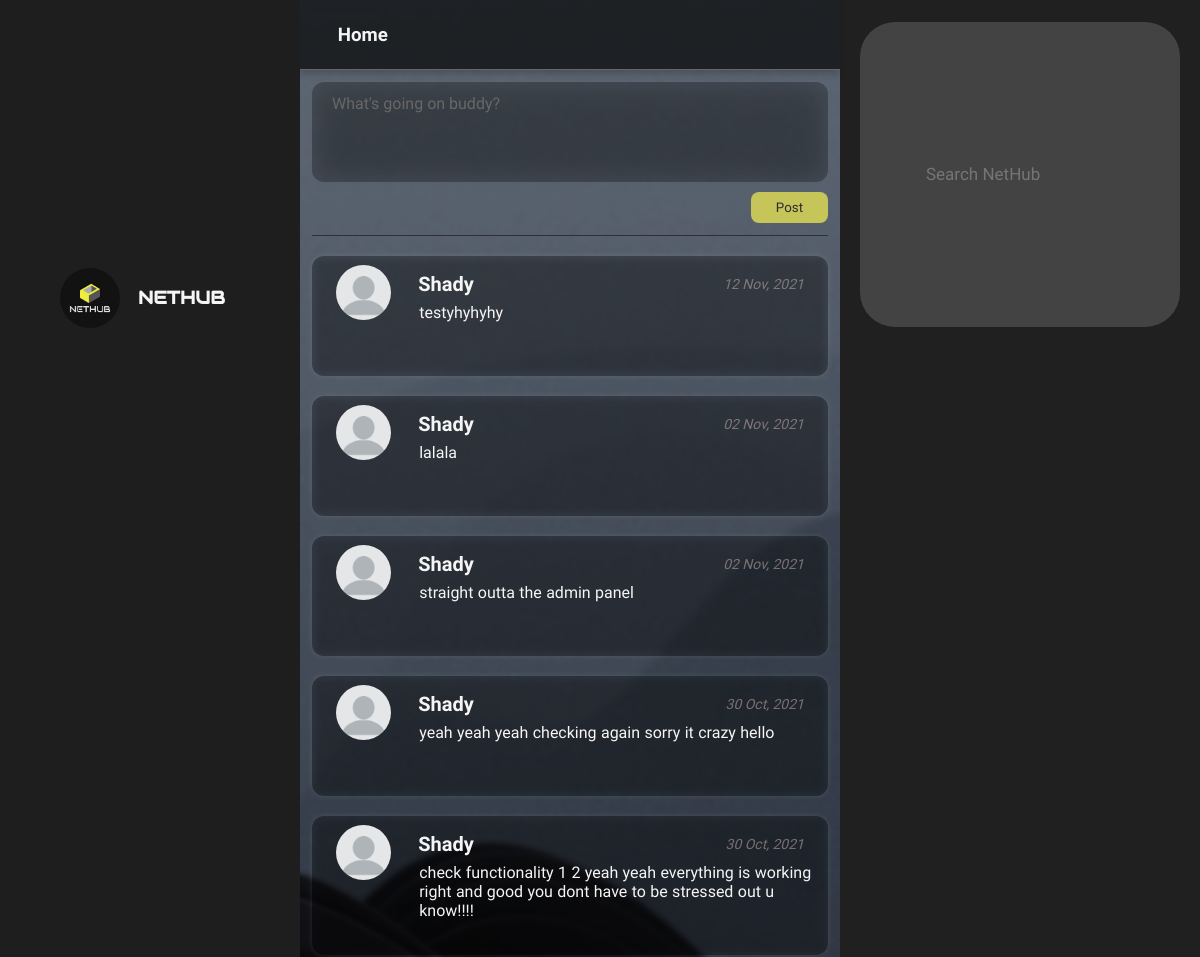
The page /home (signed in, upper part) on the database as committed earlier.
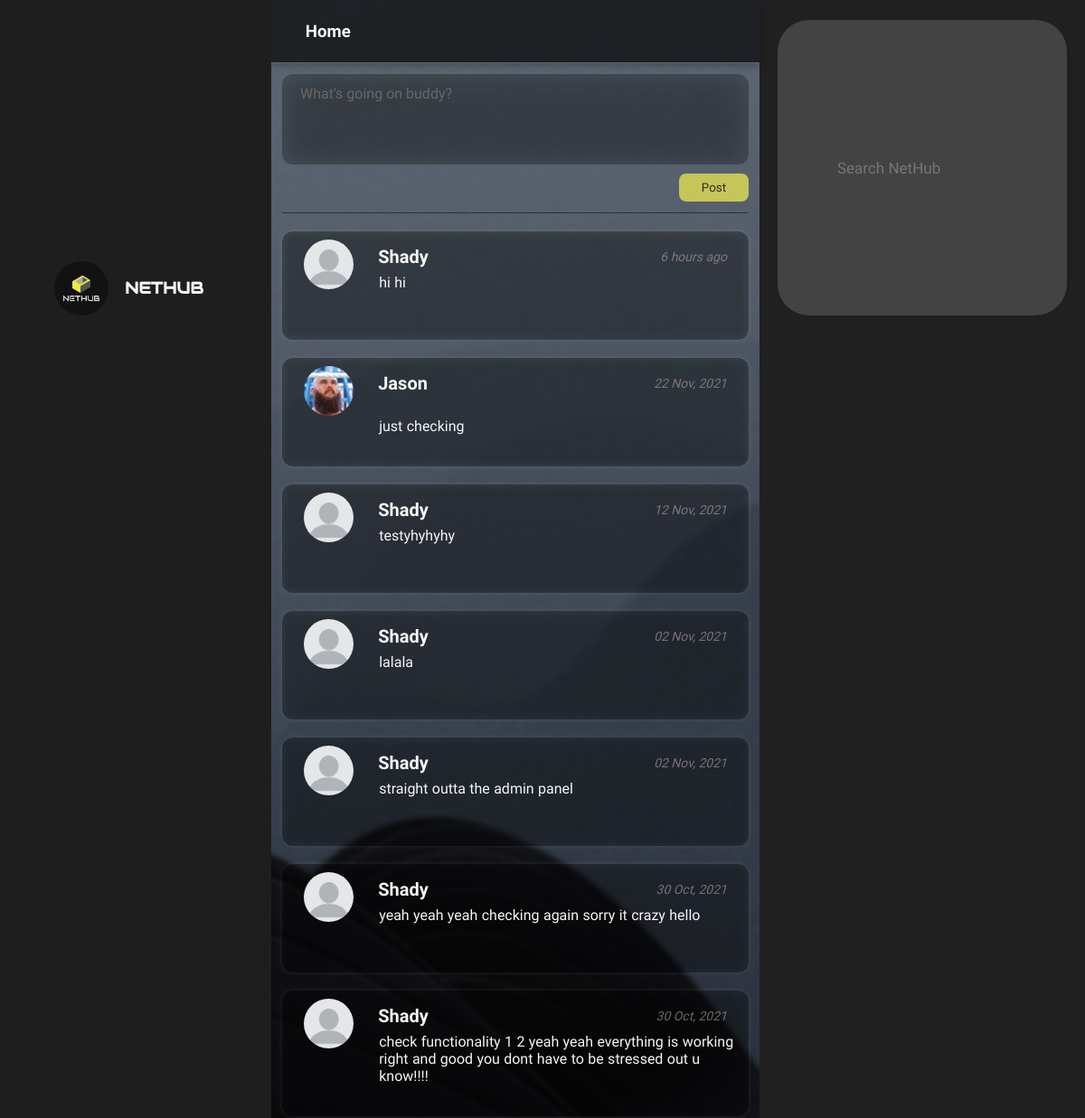
The same page on the database as committed later.
### NetHubApp/models.py (models this page shows, shortened)
class Post(models.Model):
	post_creator = models.ForeignKey(User,on_delete=models.CASCADE,related_name="posts" )
	post_content = models.TextField()
	post_image = models.ImageField(upload_to="post_images/%Y/%m/%d",blank=True,null=True)
	post_date = models.DateTimeField(auto_now_add=True)
	post_likes = models.IntegerField(default=0)
	liked_by = models.ManyToManyField(User,blank=True,related_name= "likes")
	post_comment = models.ManyToManyField(Comment,blank=True, related_name="commented_post")
	Edited = models.BooleanField(default=False)
	def verbose_time_plural(self,num):
		if num > 1:
			return 's'
		else:
			return ''
	def time_format(self):
		now = datetime.datetime.now(datetime.timezone.utc)
		timestamp =self.post_date
		test = timestamp + timezone.timedelta(days=45)
		print(test)
		time_difference = now - timestamp
		if time_difference.days < 1:
			hours = time_difference.seconds * 0.000277778
			minutes = time_difference.seconds * 0.01666668
			seconds = time_difference.seconds
			if hours >= 1:
				return f'{round(hours)} hour{self.verbose_time_plural(round(hours))} ago'
			elif minutes < 60 and minutes >= 1 :
				return f'{round(minutes)} minute{self.verbose_time_plural(round(minutes))} ago'
			else:
				return f'{round(seconds)} second{self.verbose_time_plural(round(seconds))} ago'
		else:
			return self.post_date.strftime("%d %b, %Y")

class User(AbstractUser):
	profile_picture = models.ImageField(upload_to = "user_images/upload",default="user_images/default.png")
	Date_of_Birth = models.DateField(null=True,blank=True)
	about = models.TextField(null=True,blank=True)
	def get_bookmark(self):
		return [b.post.id for b in self.user_bookmark.all()]

### NetHubApp/views.py (the view, shortened to what this page needs)
# urls.py: path("<str:page>", views.index, name="index"),
def index(request,page='home'):
    posts = Post.objects.all()
    page_name =page.replace('_',' ').upper()
    if request.user.is_authenticated:
        allowed_pages = ['home','bookmarks','following_posts']
        if page not in allowed_pages:
            raise Http404
        else:
            if not os.path.exists(request.user.profile_picture.path):
                request.user.profile_picture = 'user_images/default.png'
                request.user.save()
            custom_posts= None
            return render(request, "NetHubApp/index.html",{
                "posts":posts.order_by("-post_date").all(),
                "custom_posts":custom_posts,
                "page":page_name,
                "follow":None
            })

### templates/NetHubApp/index.html (shortened to what this page needs)
{% extends 'NetHubApp/layout.html' %}
{% load static %}
{% block header %} <h3 class='header-title'> {{ page|title }}</h3>{% endblock %}
{% block body %}
    <div class="post-overlay {% if follow is not None or is_profile or custom_posts is not None %}hide-main-home{% endif %}" id="main-home-post-container">
        {% if user.is_authenticated %}
            <div class="new-post-container">
                <form action="{% url 'create_post' %}" method='post'>
                    <div contenteditable="true" placeholder="What's going on buddy?" class="textarea"></div>
                    <input type="submit" class='new-post-btn btn-inactive' value="Post" disabled>
                </form>
            </div>
        {% endif %}
        {% for post in posts %}
            <div class='post-container viewProfilerContainer' data-postId="{{post.id}}">
                <div class='post-image'>
                    <img data-author={{post.post_creator.username}} class='authorProfileImage' src="{{post.post_creator.profile_picture.url}} " alt="">
                </div>
                <div class='post-content'>
                    <div class='post-title'>
                        <span data-author={{post.post_creator.username}} class='post-username authorProfileName'>{{post.post_creator.username|title}}</span> <span class='post-timestamp'>{{post.time_format}}</span>
                    </div>
                    <div data-postId='{{post.id}}' class='post-message'>
                        {{post.post_content | safe}}
                    </div>
                    {% if user.is_authenticated %}
                    <div class='post-info'>
                    </div>
                    {% endif %}
                </div>
            </div>
        {% empty %}
            <h1 class='empty-post'>No posts yet!!!</h1>
            <h4 class='empty-post'>Be the first to make a post</h4>
        {% endfor %}
    </div>
{% endblock %}

### templates/NetHubApp/layout.html (shortened to what this page needs)
{% load static %}
<!DOCTYPE html>
<html lang="en">
<head>
    <link rel='stylesheet' href='https://cdn-uicons.flaticon.com/uicons-regular-rounded/css/uicons-regular-rounded.css'>
    <link rel='stylesheet' href='https://cdn-uicons.flaticon.com/uicons-solid-rounded/css/uicons-solid-rounded.css'>
    <link rel="stylesheet" href="{% static  'NetHubApp/styles.css' %}">
    <link rel="stylesheet" href="//code.jquery.com/ui/1.13.0/themes/base/jquery-ui.css">
    <link rel="stylesheet" href="{% static  'NetHubApp/croppie.css' %}">
</head>
<body>
    <section class='main'>
        <div class='submain'>
            <div class='submain-1'>
                <div class='submain-1-container {% if not user.is_authenticated %} submain-1-container-not-auth{% endif %} '>
                    <div class='submain-1-flex submain-1-logo'>
                        <img src="{% static  'NetHubApp/logo.jpg' %}" alt="">
                        <h3><a href="{% url 'home' %}">Nethub</a></h3>
                    </div>
                </div>
            </div>
            <div class='submain-2'>
                <header>
                    {% block header %} <h3 class='header-title'> Home</h3> {% endblock %}
                </header>
                <div class='body-overlay'>
                    {% block body %}
                    {% endblock %}
                </div>
            </div>
            <div class='submain-3 {% if not user.is_authenticated %} submain-3-not-auth {% endif %}'>
                {% if user.is_authenticated %}
                    <div class="submain-3-search">
                        <form action="" method="">
                            <button type ='submit'></button>
                            <input type="text" placeholder="Search NetHub">
                        </form>
                    </div>
                {% else %}
                    <h1>LET'S GET YOU STARTED</h1>
                {% endif %}
            </div>
        </div>
    </section>
</body>
</html>

Rows that differ between the two databases and show on the page:
added Post: post_creator.username "Shady", time_format "6 hours ago", post_content "hi hi"
added Post: post_creator.username (picture), post_creator.username "Jason", time_format "22 Nov, 2021", post_content "just checking"
